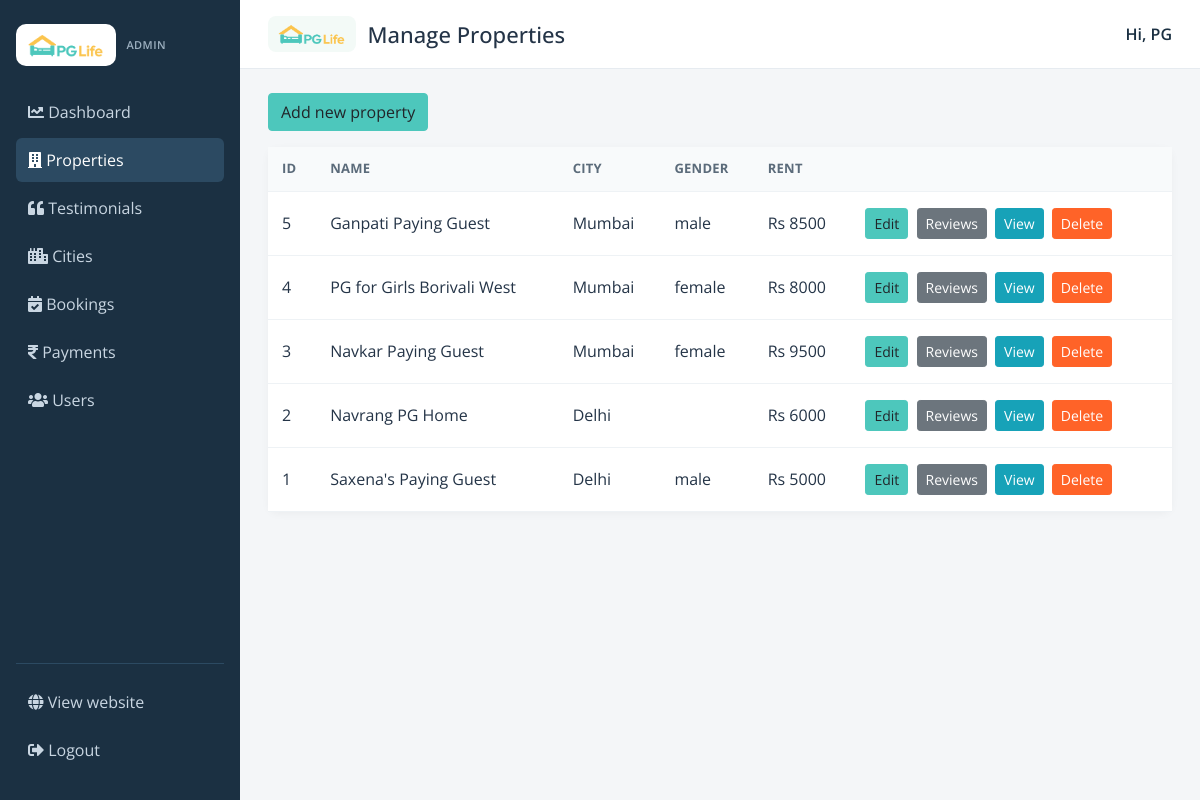
Page /admin/properties.php (signed in) on the committed database.
### tables this page shows
CREATE TABLE `properties` (
  `id` int(11) NOT NULL AUTO_INCREMENT,
  `city_id` int(11) DEFAULT NULL,
  `name` varchar(200) NOT NULL,
  `address` varchar(1000) DEFAULT NULL,
  `description` varchar(10000) DEFAULT NULL,
  `gender` enum('male','female','other') NOT NULL,
  `rent` int(11) NOT NULL,
  `rating_clean` float(3,1) DEFAULT NULL,
  `rating_food` float(3,1) DEFAULT NULL,
  `rating_safety` float(3,1) DEFAULT NULL,
  `image_path` varchar(500) DEFAULT NULL,
  PRIMARY KEY (`id`),
  KEY `city_id` (`city_id`),
  CONSTRAINT `properties_ibfk_1` FOREIGN KEY (`city_id`) REFERENCES `cities` (`id`)
);

CREATE TABLE `cities` (
  `id` int(11) NOT NULL AUTO_INCREMENT,
  `name` varchar(100) NOT NULL,
  `image_path` varchar(500) DEFAULT NULL,
  PRIMARY KEY (`id`),
  UNIQUE KEY `name` (`name`)
);

### admin/properties.php (the view, shortened to what this page needs)
<?php
require "_header.php";
$properties = mysqli_query($con, "SELECT p.*, c.name AS city_name FROM properties p LEFT JOIN cities c ON c.id = p.city_id ORDER BY p.id DESC");
?>
<p><a class="btn btn-primary" href="property_form.php">Add new property</a></p>
<table class="admin-table">
  <thead>
    <tr>
      <th>ID</th><th>Name</th><th>City</th><th>Gender</th><th>Rent</th><th></th>
    </tr>
  </thead>
  <tbody>
  <?php while ($p = mysqli_fetch_assoc($properties)) { ?>
    <tr>
      <td><?php echo intval($p["id"]); ?></td>
      <td><?php echo htmlspecialchars($p["name"]); ?></td>
      <td><?php echo htmlspecialchars($p["city_name"]); ?></td>
      <td><?php echo htmlspecialchars($p["gender"]); ?></td>
      <td>Rs <?php echo intval($p["rent"]); ?></td>
      <td class="admin-actions">
        <a class="btn btn-sm btn-primary" href="property_form.php?id=<?php echo intval($p["id"]); ?>">Edit</a>
        <a class="btn btn-sm btn-secondary" href="testimonials.php?property_id=<?php echo intval($p["id"]); ?>">Reviews</a>
        <a class="btn btn-sm btn-info" target="_blank" href="<?php echo BASE_URL; ?>/property_detail.php?property_id=<?php echo intval($p["id"]); ?>">View</a>
        <form class="js-admin-form" action="<?php echo BASE_URL; ?>/api/admin_properties.php" method="POST" data-confirm="Delete this property?">
          <button class="btn btn-sm btn-danger" type="submit">Delete</button>
        </form>
      </td>
    </tr>
  <?php } ?>
  </tbody>
</table>
<?php require "_footer.php"; ?>

### css/admin.css (style rules this page uses)
.admin-table { width: 100%; min-width: 720px; background: #fff; border-radius: 10px; border-collapse: collapse; box-shadow: 0 2px 8px rgba(0, 0, 0, 0.04); }
.admin-table th, .admin-table td { padding: 12px 14px; border-bottom: 1px solid #eef2f5; vertical-align: middle; background: #fff; }
.admin-table thead th { background: #f8fafb; font-size: 13px; text-transform: uppercase; letter-spacing: 0.02em; color: #5b6b7a; white-space: nowrap; }
.admin-actions { white-space: nowrap; }
.admin-actions form, .admin-actions .btn { display: inline-block; margin: 2px 4px 2px 0; vertical-align: middle; }

### rows in the picture
properties: id "5", name "Ganpati Paying Guest", city.name "Mumbai", gender "male", rent "8500"
properties: id "4", name "PG for Girls Borivali West", city.name "Mumbai", gender "female", rent "8000"
properties: id "3", name "Navkar Paying Guest", city.name "Mumbai", gender "female", rent "9500"
properties: id "2", name "Navrang PG Home", city.name "Delhi", rent "6000"
properties: id "1", name "Saxena's Paying Guest", city.name "Delhi", gender "male", rent "5000"

### other values in the picture
$admin_title "Manage Properties"
explode(" ", $_SESSION["full_name"])[0] "PG"
